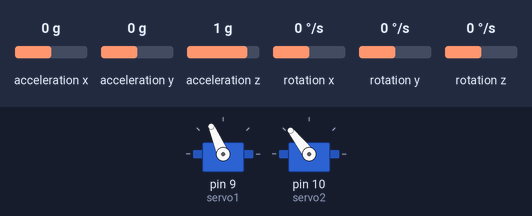
Bench run of a sketch on a simulated Arduino Uno, built with avr-gcc and run on an emulated ATmega328P. On the bench: 2 × servo. Wiring (inferred from the names in the program): MPU-6050 motion sensor at I2C address 0x68. The test bench sets the inputs (shaded band); at power-on: acceleration x 0 g, acceleration y 0 g, acceleration z 1 g, rotation x 0 °/s, rotation y 0 °/s, rotation z 0 °/s. Random numbers use the default seed unless the sketch sets one.

Above: at 2.2 s.
2.3 s: acceleration x set to -1.4 g
At 3.6 s:
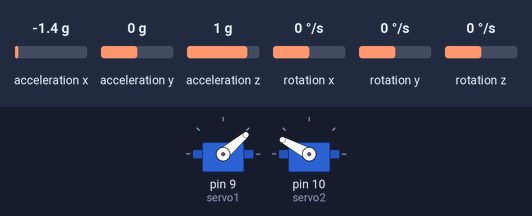
6.3 s: acceleration y set to -1.4 g
At 7.8 s:
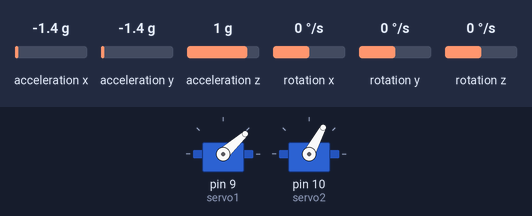
10.3 s: acceleration x set to -0.8 g
At 11.5 s:
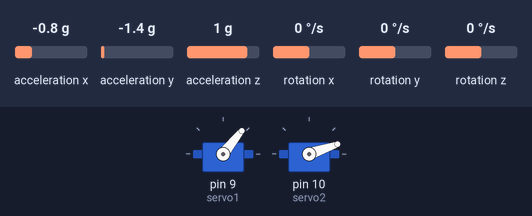
14.3 s: acceleration y set to -0.8 g
At 15.8 s:
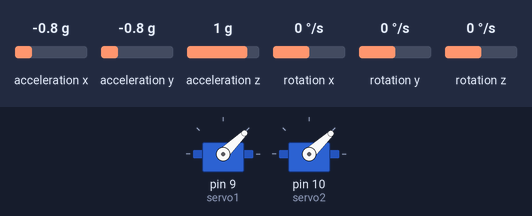
18.3 s: acceleration x set to 0 g
22.3 s: acceleration y set to 0 g
Timing chart, 0 to 31.5 s (numbered marks = the images above; inputs shaded):
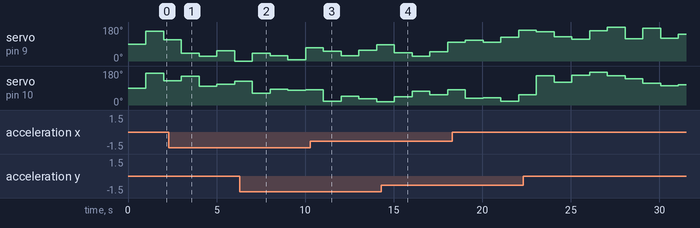

The sketch:

sketch_apr15a.ino
```cpp
#include <Wire.h>
#include <Servo.h>

#define MPU6050_ADDR 0x68
#define MPU6050_REG_PWR_MGMT_1 0x6B
#define MPU6050_REG_ACCEL_XOUT_H 0x3B
#define MPU6050_REG_ACCEL_YOUT_H 0x3D
#define MPU6050_REG_ACCEL_ZOUT_H 0x3F
#define MPU6050_REG_GYRO_XOUT_H 0x43
#define MPU6050_REG_GYRO_YOUT_H 0x45
#define MPU6050_REG_GYRO_ZOUT_H 0x47

Servo servo1;
Servo servo2;

int16_t accel_x, accel_y, accel_z;
int16_t gyro_x, gyro_y, gyro_z;

void setup() {
  servo1.attach(9);
  servo2.attach(10);

  Wire.begin();
  Wire.beginTransmission(MPU6050_ADDR);
  Wire.write(MPU6050_REG_PWR_MGMT_1);
  Wire.write(0);
  Wire.endTransmission(true);

  servo1.write(90);
  servo2.write(90);

  delay(1000);
}

void loop() {
  Wire.beginTransmission(MPU6050_ADDR);
  Wire.write(MPU6050_REG_ACCEL_XOUT_H);
  Wire.endTransmission(false);
  Wire.requestFrom(MPU6050_ADDR, 14, true);

  accel_x = Wire.read() << 8 | Wire.read();
  accel_y = Wire.read() << 8 | Wire.read();
  accel_z = Wire.read() << 8 | Wire.read();

  gyro_x = Wire.read() << 8 | Wire.read();
  gyro_y = Wire.read() << 8 | Wire.read();
  gyro_z = Wire.read() << 8 | Wire.read();

  int angle1 = map(accel_x, -16384, 16384, 0, 180);
  int angle2 = map(accel_y, -16384, 16384, 0, 180);

  angle1 = constrain(angle1, 0, 90);
  angle2 = constrain(angle2, 0, 90);

  servo1.write(random(angle1, angle1 + 90));
  servo2.write(random(angle2, angle2 + 90));

  delay(1000);
}
```
